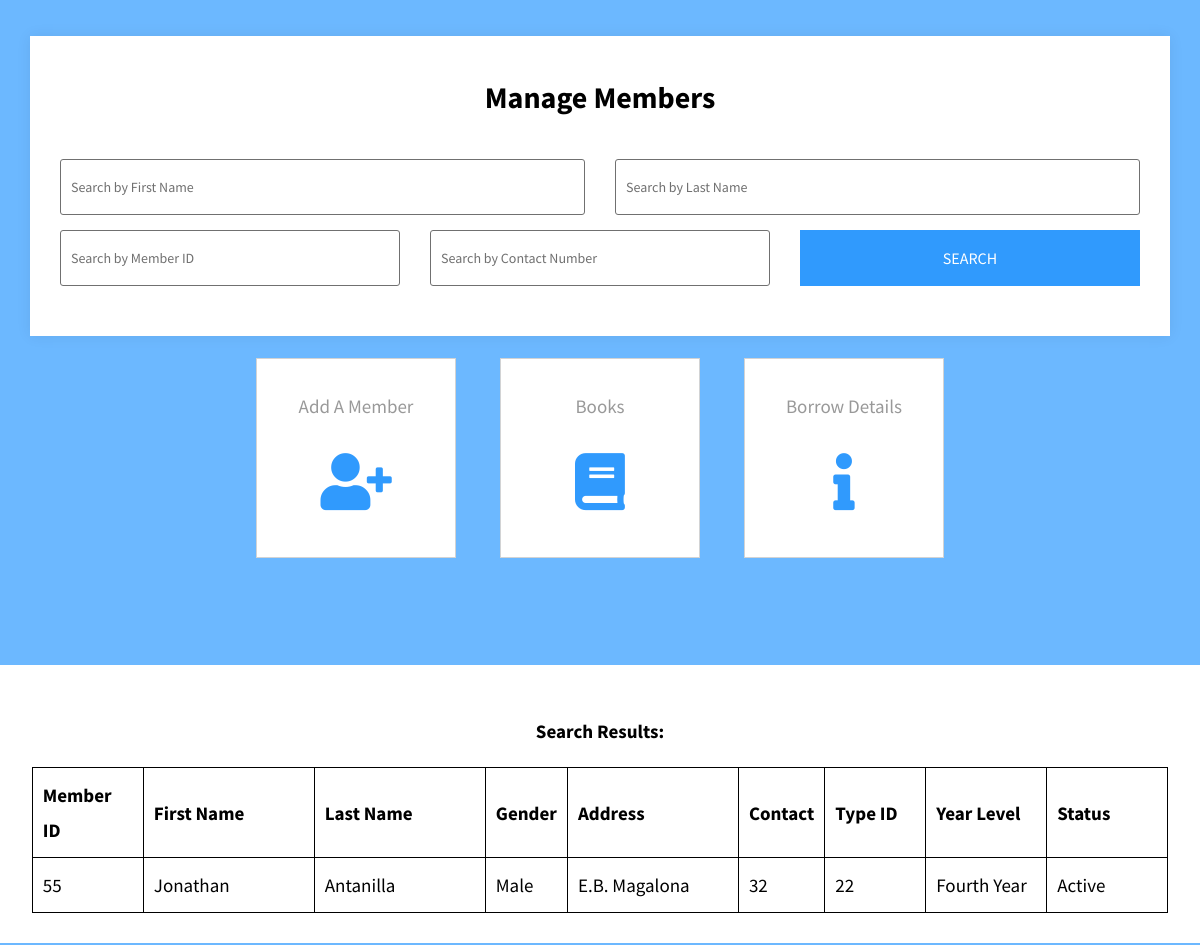
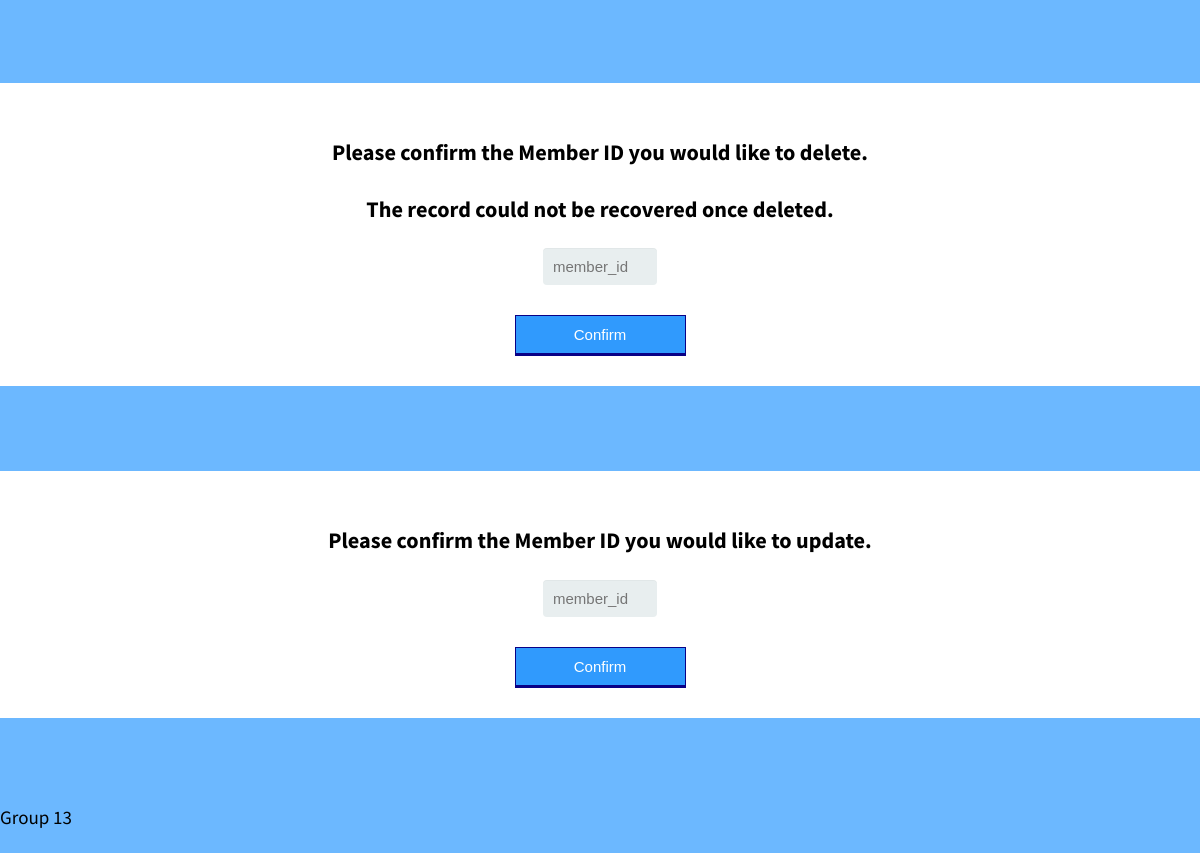
/COMP1044_CW_G13/functions/member/memberpage.php?first_name=Jonathan, run on the app's committed database (2 pictures, top to bottom).
### tables this page shows
CREATE TABLE `member` (
  `member_id` int(4) NOT NULL,
  `firstname` varchar(255) NOT NULL,
  `lastname` varchar(255) NOT NULL,
  `gender` varchar(10) NOT NULL,
  `address` varchar(255) NOT NULL,
  `contact` int(15) NOT NULL,
  `type_id` int(4) NOT NULL,
  `year_level` varchar(15) NOT NULL,
  `status` varchar(10) NOT NULL
);

### COMP1044_CW_G13/functions/member/memberpage.php (the view, shortened to what this page needs)
<!DOCTYPE html>
<html>
	<head>
		<link href="../fontawesome/css/all.min.css" rel="stylesheet">
		<link href="../css/functionbuttons.css" rel="stylesheet" >
		<link href="../css/searchbar.css" rel="stylesheet"/>
		<link href="../css/form2.css" rel="stylesheet"/>
	</head>
<body style="background-color:#6cb8ff;">
    <section class="search-filters">
        <div class="container">
            <div class="filter-box">
                <h3>Manage Members</h3>
                <form action="memberpage.php" id="membersearch" method="get">
                    <div class="col-md-4 col-sm-6">
                        <div class="form-group">
                            <input class="form-control" style="border:1px solid" placeholder="Search by First Name" id="first_name" name="first_name" type="text">
                        </div>
                    </div>
                    <div class="col-md-4 col-sm-6">
                        <div class="form-group">
                            <input class="form-control" style="border:1px solid" placeholder="Search by Last Name" id="last_name" name="last_name" type="text">
                        </div>
                    </div>
                    <div class="col-md-4 col-sm-6" style="width:33.33333333%">
                        <div class="form-group">
                            <input type="number" class="form-control" style="border:1px solid" placeholder="Search by Member ID" id="member_id" name="member_id" type="text">
                        </div>
                    </div>
                    <div class="col-md-4 col-sm-6" style="width:33.33333333%">
                        <div class="form-group">
                            <input type="number" class="form-control" style="border:1px solid" placeholder="Search by Contact Number" id="contact_no" name="contact_no" type="text">
                        </div>
                    </div>
                    <div class="col-md-2 col-sm-6">
                        <div class="form-group">
                            <input class="form-control" type="submit" value="Search">
                        </div>
                    </div>
                </form>
            </div>
        </div>
    </section>
    <div class="tm-container">
        <nav class="tm-main-nav">
            <ul id="inline-popups">
                <li class="tm-nav-item">
                    <a href="add/addmember.html" class="tm-nav-link">
                        Add A Member
                        <i class="fas fa-3x fa-user-plus"></i>
                    </a>
                </li>
                <li class="tm-nav-item">
                    <a href="../book/bookpage.html" class="tm-nav-link">
                        Books
                        <i class="fas fa-3x fa-book"></i>
                    </a>
                </li>
                <li class="tm-nav-item">
                    <a href="../borrowdetails/borrowdetails.php" class="tm-nav-link">
                        Borrow Details
                        <i class="fas fa-3x fa-info"></i>
                    </a>
                </li>
            </ul>
        </nav>
    </div>
    <div class="tm-container" style="margin-top:-50px; background-color:white; padding:30px">
     <?php
        $first_name = '';
        $last_name = '';
        $member_id = '';
        $contact_no = '';
        $servername = "localhost";
        $username = "root";
        $password = "";
        $dbname = "librarydb";
        $conn = new mysqli($servername, $username, $password, $dbname);
        $sql = "SELECT * FROM `member`";
        if (!empty($_GET["first_name"])){
            $first_name = $_GET["first_name"];
        }
        if ($first_name != "" || $last_name != "" || $member_id != "" || $contact_no != ""){
            $sql = $sql . " " . "WHERE";
        }
        if ($first_name != ""){
            $sql = $sql . " " . "firstname = " . "\"" . $first_name . "\"";
        }
        echo "<p><b><center>Search Results:</center></b><p>\n";
        if( !isset($_GET["first_name"]) && !isset($_GET["last_name"]) && !isset($_GET["contact_no"]) && !isset($_GET["member_id"]) ){
            echo "";
        }
        else{
            $result = $conn->query($sql);
            if ($result->num_rows > 0) {
                echo "<table style=\"margin-left:auto;margin-right:auto\">
					<tr>
						<th width='90'>Member ID</th>
						<th width='150'>First Name</th>
						<th width='150'>Last Name</th>
						<th width='50'>Gender</th>
						<th width='150'>Address</th>
						<th width='50'>Contact</th>
						<th width='80'>Type ID</th>
						<th width='100'>Year Level</th>
						<th width='100'>Status</th>
					</tr>";
                while($row = $result->fetch_assoc()) {
                    echo "
						<tr>
							<td width='90' align=center>".$row["member_id"]."</td>
							<td width='150' align=center>".$row["firstname"]."</td>
							<td width='150' align=center>".$row["lastname"]."</td>
							<td width='50' align=center>".$row["gender"]."</td>
							<td width='150' align=center>".$row["address"]."</td>
							<td width='50' align=center>".$row["contact"]."</td>
							<td width='80' align=center>".$row["type_id"]."</td>
							<td width='100' align=center>".$row["year_level"]."</td>
							<td width='100' align=center>".$row["status"]."</td>
						</tr>";
                }
                echo "</table>";
            }
            else {
                echo "<p><center>0 results</center></p>";
            }
        }
    ?>
    </div>
	<div class="tm-container" style="margin-top:-50px; background-color:white; padding:30px">
		<form class="form_style" action="delete/deletem.php">
			<center>
				<h3>Please confirm the Member ID you would like to delete.</h3>
				<h3>The record could not be recovered once deleted.</h3>
				<input type='number' id="member_id" name="member_id" placeholder="member_id" required><br>
				<button type="submitx">Confirm</button>
			</center>
		</form>
	</div>
	<div class="tm-container" style="margin-top:-50px; background-color:white; padding:30px">
		<form class="form_style" action="update/updatemember.php">
			<center>
				<h3>Please confirm the Member ID you would like to update.</h3>
				<input type='number' id="member_id" name="member_id" placeholder="member_id" required><br>
				<button type="submitx">Confirm</button>
			</center>
		</form>
	</div>
	<footer style="position:fixed; bottom:0"><p>Group 13</p></footer>
</body>
</html>

### COMP1044_CW_G13/functions/css/functionbuttons.css (style rules this page uses)
body { font-family: 'Source Sans Pro', sans-serif; font-size: 19px; line-height: 1.8em; overflow-x: hidden; }
div { box-sizing: border-box; }
body, ul { margin: 0; padding: 0; }
a { text-decoration: none; transition: all 0.3s ease; }
.tm-nav-item { list-style: none; margin: 22px; background-color:white; }
.tm-nav-link { display: flex; align-items: center; flex-direction: column; width: 200px; height: 200px; padding: 30px; border: 1px solid #D2D3D4; color: #999; box-sizing: border-box; }
.tm-nav-link i { margin-top: 30px; color: #309AFD; }
.tm-main-nav ul { display: flex; flex-wrap: wrap; margin-left: auto; margin-right: auto; justify-content: center; }
.tm-container { max-width: 1254px; padding-left: 15px; padding-right: 15px; margin: 0 auto 135px; text-align: center; }
.form-control { font-family: 'Source Sans Pro', sans-serif; font-size: 1.2rem; border: 1px solid #D5D6D7; box-sizing: border-box; padding: 15px; width: 100%; }
.form-group { margin-bottom: 25px; }

### COMP1044_CW_G13/functions/css/searchbar.css (style rules this page uses)
.container { margin-top:150px; margin-right: auto; margin-left: auto; padding-left: 15px; padding-right: 15px; }
@media (min-width: 768px) { .container { width: 750px; } }
@media (min-width: 992px) { .container { width: 970px; } }
@media (min-width: 1200px) { .container { width: 1170px; } }
.col-sm-6 { position: relative; min-height: 1px; padding-left: 15px; padding-right: 15px; }
@media (min-width: 768px) { .col-sm-6 { float: left; } }
@media (min-width: 768px) { .col-sm-6 { width: 50%; } }
@media (min-width: 992px) { .col-md-4 { float: left; } }
@media (min-width: 992px) { .col-md-4 { width: 50%; } }
@media (min-width: 992px) { .col-md-2 { width: 33.33333333%; float:right; } }
.form-control { display: block; width: 100%; height: 34px; padding: 6px 12px; font-size: 14px; line-height: 1.42857143; color: #707070; background-color: #fff; background-image: none; border: 1px solid #f4f4f4; border-radius: 3px; -webkit-box-shadow: inset 0 1px 1px rgba(0, 0, 0, 0.075); -moz-box-shadow: inset 0 1px 1px rgba(0, 0, 0, 0.075); box-shadow: inset 0 1px 1px rgba(0, 0, 0, 0.075); -webkit-transition: border-color ease-in-out .15s, box-shadow ease-in-out .15s; -o-transition: border-color ease-in-out .15s, box-shadow ease-in-out .15s; transition: border-color ease-in-out .15s, box-shadow ease-in-out .15s; -moz-transition: border-color ease-in-out .15s, box-shadow ease-in-out .15s 0.3s ease-in-out; -ms-transition: border-color ease-in-out .15s, box-shadow ease-in-out .15s 0.3s ease-in-out; -o-transition: border-color ease-in-out .15s, box-shadow ease-in-out .15s 0.3s ease-in-out; transition: border-color ease-in-out .15s, box-shadow ease-in-out .15s 0.3s ease-in-out; -webkit-transition: border-color ease-in-out .15s, box-shadow ease-in-out .15s 0.3s ease-in-out; }
.form-group { margin-bottom: 15px; }
input[type="submit"].btn-block, .container:before, .container:after, .container-fluid:before, .container-fluid:after { content: " "; display: table; }
.container:after, .container-fluid:after { clear: both; }
input[type="submit"] { border: 0; -webkit-border-radius: 0; -moz-border-radius: 0; border-radius: 0; background-color: #309AFD; color: #fff; font-size: 16px; text-transform: uppercase; -moz-transition: all 0.3s ease-in-out; -ms-transition: all 0.3s ease-in-out; -o-transition: all 0.3s ease-in-out; transition: all 0.3s ease-in-out; -webkit-transition: all 0.3s ease-in-out; }
.form-control { border: 3px solid #f4f4f4; -webkit-box-shadow: none; -moz-box-shadow: none; box-shadow: none; height: 56px; padding: 5px 10px; }
.search-filters { margin-top: -114px; padding: 0; position: relative; z-index: 9; }
.search-filters .filter-box { background-color: #fff; -webkit-box-shadow: 0 0 14px 0 rgba(0, 0, 0, 0.07); -moz-box-shadow: 0 0 14px 0 rgba(0, 0, 0, 0.07); box-shadow: 0 0 14px 0 rgba(0, 0, 0, 0.07); float: left; padding: 44px 15px 35px; width: 100%; }
.search-filters .filter-box h3 { font-size: 30px; margin: 0 0 45px; text-align: center; text-transform: none; }

### COMP1044_CW_G13/functions/member/memberpage.php (style rules this page uses)
table, td, th { border: 1px solid black; text-align: left; border-collapse: collapse; }
th, td { padding: 10px; }

### data on the page
member: member_id "55", firstname "Jonathan", lastname "Antanilla", gender "Male", address "E.B. Magalona", contact "32", type "22", year_level "Fourth Year", status "Active"
